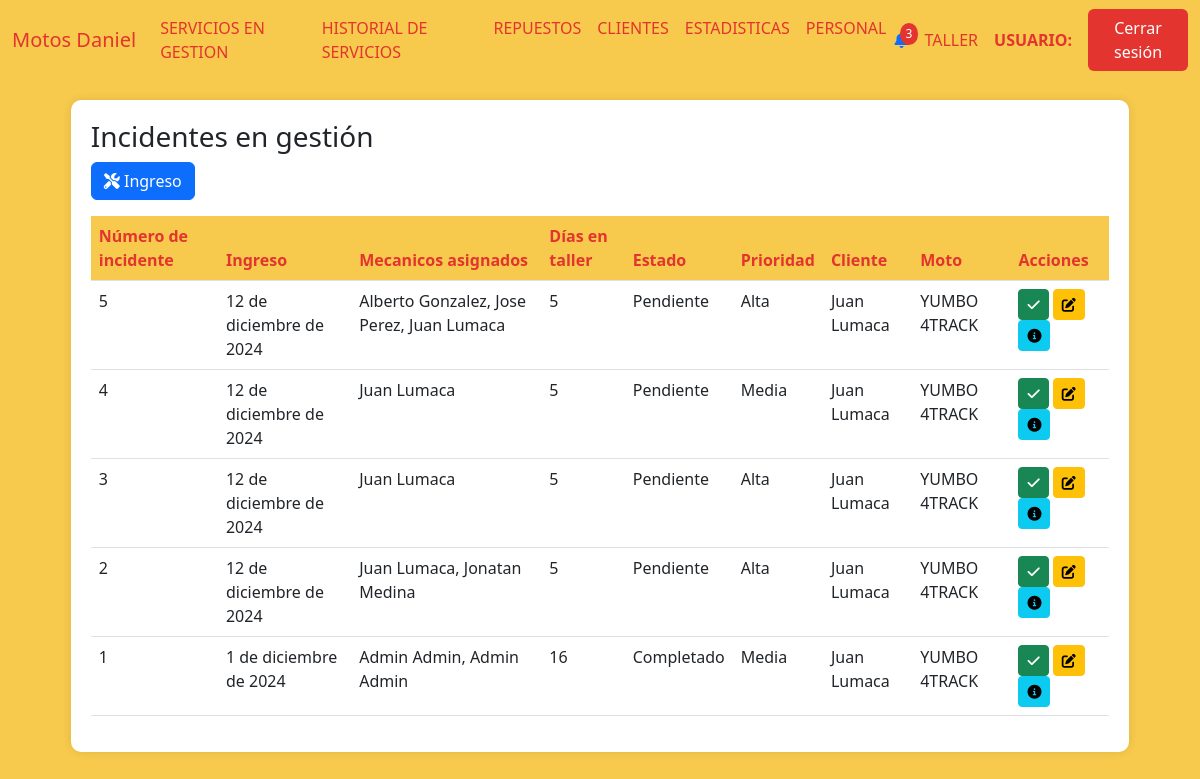
Page /servicios_en_gestion on the committed database.
### AppUM/models.py (models this page shows)
class Servicios(models.Model):
    fecha_ingreso = models.DateField()
    descripcion_ingreso = models.TextField(null=True, blank=True)
    estado = models.CharField(max_length=20, blank=True)
    prioridad = models.CharField(max_length=20, blank=True)
    fecha_estimada_cierre = models.DateField(null=True)
    fecha_prox_servicio = models.DateField(null=True)
    km_prox_servicio = models.IntegerField(null=True)
    moto = models.ForeignKey(Moto, related_name='moto_servicio', on_delete=models.CASCADE)
    cliente = models.ForeignKey(Cliente, related_name='cliente_servicio', on_delete=models.CASCADE)
    dias = models.IntegerField(default=0)

### AppUM/views.py (the view)
# urls.py: path('servicios_en_gestion', views.servicios_en_gestion,name="ServiciosEnGestion"),
def servicios_en_gestion(req):
        servicios_motos = (
        Servicios.objects
        .all()
        .select_related('moto', 'cliente')
        .values(
            'id',
            'fecha_ingreso',
            'estado',
            'prioridad',
            'dias',
            'moto__marca',
            'moto__modelo',
            'cliente__nombre',
            'cliente__apellido'
           ).order_by('-id')
        )
        datos = []
        for resultado in servicios_motos:
            mecanicos = MecanicosServicios.objects.filter(servicio_id=resultado['id'])
            datos_mecanicos = [
                f"{persona.nombre} {persona.apellido}"
                for mecanico in mecanicos
                for persona in Personal.objects.filter(id=mecanico.mecanico_id)
            ]
            fecha_ingreso = resultado['fecha_ingreso']  # Suponiendo que 'fecha_ingreso' es un campo de la consulta
            dias_transcurridos = (date.today() - fecha_ingreso).days
            datos.append({
                'servicio': resultado,
                'mecanicos': datos_mecanicos,  # Lista de nombres completos de mecánicos
                'dias':dias_transcurridos
            })
        return render(req,"perfil_taller/servicios/servicios_en_gestion.html",{"servicios":datos,"mecanicos":datos_mecanicos})

### AppUM/templates/perfil_taller/servicios/servicios_en_gestion.html (shortened to what this page needs)
{% extends "perfil_taller/padre_perfil_taller.html" %}
{% load static %}
{% block contenidoQueCambia %}
<link href="https://cdnjs.cloudflare.com/ajax/libs/font-awesome/6.0.0/css/all.min.css" rel="stylesheet">
<link href="https://cdn.jsdelivr.net/npm/bootstrap-icons@1.10.0/font/bootstrap-icons.css" rel="stylesheet">
<div class="table-container" id="inventarios">
    <h3>Incidentes en gestión</h3>
    <a href="{% url 'FormAltaServicio' %}" class="btn btn-primary mb-3" title="Registrar ingreso de servicio">
        <i class="fas fa-tools"></i> Ingreso
    </a>
    <table class="table">
        <thead>
            <tr>
                <th>Número de incidente</th>
                <th>Ingreso</th>
                <th>Mecanicos asignados</th>
                <th>Días en taller</th>
                <th>Estado</th>
                <th>Prioridad</th>
                <th>Cliente</th>
                <th>Moto</th>
                <th>Acciones</th>
            </tr>
        </thead>
        <tbody>
            {% if servicios %}
    {% for servicio in servicios %}
        <tr>
            <td>{{ servicio.servicio.id }}</td>
            <td>{{ servicio.servicio.fecha_ingreso }}</td>
            <td>
                {% for mecanico in servicio.mecanicos %}
                    {{ mecanico }}{% if not forloop.last %}, {% endif %}
                {% endfor %}
            </td>
            <td>{{ servicio.dias }}</td>
            <td>{{ servicio.servicio.estado }}</td>
            <td>{{ servicio.servicio.prioridad }}</td>
            <td>{{ servicio.servicio.cliente__nombre }} {{ servicio.servicio.cliente__apellido }}</td>
            <td>{{ servicio.servicio.moto__marca }} {{ servicio.servicio.moto__modelo }}</td>
            <td>
                <a href="" class="btn btn-sm btn-success" title="Cerrar servicio">
                    <i class="fas fa-check"></i>
                </a>
                <a href=""><button class="btn btn-sm btn-warning"><i class="fas fa-edit"></i></button></a>
                <a href=""><button class="btn btn-sm btn-info"><i class="fas fa-info-circle"></i></button></a>
            </td>
        </tr>
    {% endfor %}
{% endif %}
        </tbody>
    </table>
</div>
{% endblock %}

### AppUM/static/css/styles.css (style rules this page uses)
body { background-color: #f7ca4d; }
.table-container { background-color: #fff; border-radius: 10px; padding: 20px; box-shadow: 0px 0px 10px rgba(0, 0, 0, 0.1); margin: 20px auto; max-width: 90%; }
.table th { background-color: #f7ca4d; color: #e3342f; }

### rows in the picture
Servicios: servicio.id "5", servicio.fecha_ingreso "12 de diciembre de 2024", mecanicos "Alberto Gonzalez" "Jose Perez" "Juan Lumaca", dias "5", servicio.estado "Pendiente", servicio.prioridad "Alta", servicio.cliente__nombre "Juan", servicio.cliente__apellido "Lumaca", servicio.moto__marca "YUMBO", servicio.moto__modelo "4TRACK"
Servicios: servicio.id "4", servicio.fecha_ingreso "12 de diciembre de 2024", mecanicos "Juan Lumaca", dias "5", servicio.estado "Pendiente", servicio.prioridad "Media", servicio.cliente__nombre "Juan", servicio.cliente__apellido "Lumaca", servicio.moto__marca "YUMBO", servicio.moto__modelo "4TRACK"
Servicios: servicio.id "3", servicio.fecha_ingreso "12 de diciembre de 2024", mecanicos "Juan Lumaca", dias "5", servicio.estado "Pendiente", servicio.prioridad "Alta", servicio.cliente__nombre "Juan", servicio.cliente__apellido "Lumaca", servicio.moto__marca "YUMBO", servicio.moto__modelo "4TRACK"
Servicios: servicio.id "2", servicio.fecha_ingreso "12 de diciembre de 2024", mecanicos "Juan Lumaca" "Jonatan Medina", dias "5", servicio.estado "Pendiente", servicio.prioridad "Alta", servicio.cliente__nombre "Juan", servicio.cliente__apellido "Lumaca", servicio.moto__marca "YUMBO", servicio.moto__modelo "4TRACK"
Servicios: servicio.id "1", servicio.fecha_ingreso "1 de diciembre de 2024", mecanicos "Admin Admin" "Admin Admin", dias "16", servicio.estado "Completado", servicio.prioridad "Media", servicio.cliente__nombre "Juan", servicio.cliente__apellido "Lumaca", servicio.moto__marca "YUMBO", servicio.moto__modelo "4TRACK"
